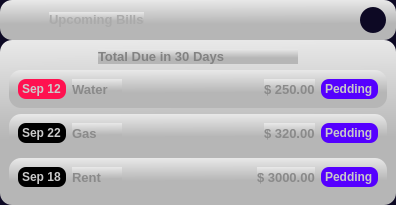
           <widget class="QFrame" name="billsBox">
            <property name="styleSheet">
             <string notr="true">QFrame {
	background-color: rgb(13, 9, 36);
	border: none;
	border-radius: 12px;
}</string>
            </property>
            <property name="frameShape">
             <enum>QFrame::NoFrame</enum>
            </property>
            <property name="frameShadow">
             <enum>QFrame::Raised</enum>
            </property>
            <layout class="QVBoxLayout" name="verticalLayout_23">
             <property name="spacing">
              <number>0</number>
             </property>
             <property name="leftMargin">
              <number>0</number>
             </property>
             <property name="topMargin">
              <number>0</number>
             </property>
             <property name="rightMargin">
              <number>0</number>
             </property>
             <property name="bottomMargin">
              <number>0</number>
             </property>
             <item>
              <widget class="QFrame" name="frame_54">
               <property name="minimumSize">
                <size>
                 <width>0</width>
                 <height>40</height>
                </size>
               </property>
               <property name="maximumSize">
                <size>
                 <width>16777215</width>
                 <height>40</height>
                </size>
               </property>
               <property name="styleSheet">
                <string notr="true">background-color: qlineargradient(spread:pad, x1:0.9801, y1:0.693, x2:0.97, y2:0, stop:0.149254 rgba(182, 182, 182, 255), stop:1 rgba(232, 232, 232, 255));</string>
               </property>
               <property name="frameShape">
                <enum>QFrame::NoFrame</enum>
               </property>
               <property name="frameShadow">
                <enum>QFrame::Raised</enum>
               </property>
               <layout class="QHBoxLayout" name="horizontalLayout_34">
                <property name="spacing">
                 <number>0</number>
                </property>
                <property name="leftMargin">
                 <number>0</number>
                </property>
                <property name="topMargin">
                 <number>0</number>
                </property>
                <property name="rightMargin">
                 <number>10</number>
                </property>
                <property name="bottomMargin">
                 <number>0</number>
                </property>
                <item alignment="Qt::AlignHCenter|Qt::AlignVCenter">
                 <widget class="QLabel" name="label_32">
                  <property name="minimumSize">
                   <size>
                    <width>0</width>
                    <height>0</height>
                   </size>
                  </property>
                  <property name="maximumSize">
                   <size>
                    <width>16777215</width>
                    <height>16777215</height>
                   </size>
                  </property>
                  <property name="font">
                   <font>
                    <pointsize>10</pointsize>
                    <weight>75</weight>
                    <bold>true</bold>
                   </font>
                  </property>
                  <property name="styleSheet">
                   <string notr="true">color: rgb(170, 170, 170);</string>
                  </property>
                  <property name="text">
                   <string>Upcoming Bills</string>
                  </property>
                 </widget>
                </item>
                <item alignment="Qt::AlignRight">
                 <widget class="QPushButton" name="pushButton_12">
                  <property name="minimumSize">
                   <size>
                    <width>26</width>
                    <height>26</height>
                   </size>
                  </property>
                  <property name="maximumSize">
                   <size>
                    <width>26</width>
                    <height>26</height>
                   </size>
                  </property>
                  <property name="styleSheet">
                   <string notr="true">QPushButton {
	border: none;
	background-color: rgb(13, 9, 36);
	border-radius: 13;
}

QPushButton:hover {
	background-color: rgb(124, 124, 124);
}

QPushButton:pressed {
	background-color: rgb(0, 0, 0);
}</string>
                  </property>
                  <property name="text">
                   <string/>
                  </property>
                  <property name="icon">
                   <iconset resource="../../../../Download/New-PySide6-ui-design-master (1)/New-PySide6-ui-design-master/resources/resources.qrc">
                    <normaloff>:/icons/icons/more.svg</normaloff>:/icons/icons/more.svg</iconset>
                  </property>
                  <property name="iconSize">
                   <size>
                    <width>24</width>
                    <height>24</height>
                   </size>
                  </property>
                 </widget>
                </item>
               </layout>
              </widget>
             </item>
             <item>
              <widget class="QFrame" name="frame_55">
               <property name="styleSheet">
                <string notr="true">background-color: qlineargradient(spread:pad, x1:0.9801, y1:0.693, x2:0.97, y2:0, stop:0.149254 rgba(182, 182, 182, 255), stop:1 rgba(232, 232, 232, 255));</string>
               </property>
               <property name="frameShape">
                <enum>QFrame::StyledPanel</enum>
               </property>
               <property name="frameShadow">
                <enum>QFrame::Raised</enum>
               </property>
               <layout class="QVBoxLayout" name="verticalLayout_24">
                <item alignment="Qt::AlignHCenter|Qt::AlignVCenter">
                 <widget class="QLabel" name="label_33">
                  <property name="minimumSize">
                   <size>
                    <width>200</width>
                    <height>0</height>
                   </size>
                  </property>
                  <property name="maximumSize">
                   <size>
                    <width>150</width>
                    <height>16777215</height>
                   </size>
                  </property>
                  <property name="font">
                   <font>
                    <pointsize>10</pointsize>
                    <weight>75</weight>
                    <bold>true</bold>
                   </font>
                  </property>
                  <property name="styleSheet">
                   <string notr="true">color: rgb(170, 170, 170);</string>
                  </property>
                  <property name="text">
                   <string>&lt;html&gt;&lt;head/&gt;&lt;body&gt;&lt;p&gt;&lt;span style=&quot; color:#828282;&quot;&gt;Total Due in 30 Days&lt;/span&gt;&lt;/p&gt;&lt;/body&gt;&lt;/html&gt;</string>
                  </property>
                 </widget>
                </item>
                <item>
                 <widget class="QFrame" name="frame_56">
                  <property name="styleSheet">
                   <string notr="true"/>
                  </property>
                  <property name="frameShape">
                   <enum>QFrame::StyledPanel</enum>
                  </property>
                  <property name="frameShadow">
                   <enum>QFrame::Raised</enum>
                  </property>
                  <layout class="QHBoxLayout" name="horizontalLayout_35">
                   <item>
                    <widget class="QLabel" name="label_34">
                     <property name="minimumSize">
                      <size>
                       <width>0</width>
                       <height>20</height>
                      </size>
                     </property>
                     <property name="maximumSize">
                      <size>
                       <width>70</width>
                       <height>20</height>
                      </size>
                     </property>
                     <property name="font">
                      <font>
                       <weight>75</weight>
                       <bold>true</bold>
                      </font>
                     </property>
                     <property name="styleSheet">
                      <string notr="true">color: rgb(203, 203, 203);
background-color: rgb(255, 17, 80);
padding: 1px;
border-radius: 8px;</string>
                     </property>
                     <property name="text">
                      <string>Sep 12</string>
                     </property>
                    </widget>
                   </item>
                   <item>
                    <widget class="QLabel" name="label_37">
                     <property name="minimumSize">
                      <size>
                       <width>50</width>
                       <height>0</height>
                      </size>
                     </property>
                     <property name="font">
                      <font>
                       <pointsize>10</pointsize>
                       <weight>75</weight>
                       <bold>true</bold>
                      </font>
                     </property>
                     <property name="styleSheet">
                      <string notr="true">color: rgb(138, 138, 138);</string>
                     </property>
                     <property name="text">
                      <string>Water</string>
                     </property>
                    </widget>
                   </item>
                   <item>
                    <spacer name="horizontalSpacer_4">
                     <property name="orientation">
                      <enum>Qt::Horizontal</enum>
                     </property>
                     <property name="sizeHint" stdset="0">
                      <size>
                       <width>136</width>
                       <height>20</height>
                      </size>
                     </property>
                    </spacer>
                   </item>
                   <item>
                    <widget class="QLabel" name="label_36">
                     <property name="minimumSize">
                      <size>
                       <width>50</width>
                       <height>0</height>
                      </size>
                     </property>
                     <property name="font">
                      <font>
                       <pointsize>10</pointsize>
                       <weight>75</weight>
                       <bold>true</bold>
                      </font>
                     </property>
                     <property name="styleSheet">
                      <string notr="true">color: rgb(138, 138, 138);</string>
                     </property>
                     <property name="text">
                      <string>$ 250.00</string>
                     </property>
                    </widget>
                   </item>
                   <item>
                    <widget class="QLabel" name="label_35">
                     <property name="minimumSize">
                      <size>
                       <width>0</width>
                       <height>20</height>
                      </size>
                     </property>
                     <property name="maximumSize">
                      <size>
                       <width>100</width>
                       <height>20</height>
                      </size>
                     </property>
                     <property name="font">
                      <font>
                       <weight>75</weight>
                       <bold>true</bold>
                      </font>
                     </property>
                     <property name="styleSheet">
                      <string notr="true">color: rgb(200, 200, 200);
background-color: rgb(85, 0, 255);
padding: 1px;
border-radius: 8px;</string>
                     </property>
                     <property name="text">
                      <string>Pedding</string>
                     </property>
                    </widget>
                   </item>
                  </layout>
                 </widget>
                </item>
                <item>
                 <widget class="QFrame" name="frame_57">
                  <property name="styleSheet">
                   <string notr="true"/>
                  </property>
                  <property name="frameShape">
                   <enum>QFrame::StyledPanel</enum>
                  </property>
                  <property name="frameShadow">
                   <enum>QFrame::Raised</enum>
                  </property>
                  <layout class="QHBoxLayout" name="horizontalLayout_36">
                   <item>
                    <widget class="QLabel" name="label_38">
                     <property name="minimumSize">
                      <size>
                       <width>0</width>
                       <height>20</height>
                      </size>
                     </property>
                     <property name="maximumSize">
                      <size>
                       <width>70</width>
                       <height>20</height>
                      </size>
                     </property>
                     <property name="font">
                      <font>
                       <weight>75</weight>
                       <bold>true</bold>
                      </font>
                     </property>
                     <property name="styleSheet">
                      <string notr="true">color: rgb(203, 203, 203);
background-color: rgb(0, 0, 0);
padding: 1px;
border-radius: 8px;</string>
                     </property>
                     <property name="text">
                      <string>Sep 22</string>
                     </property>
                    </widget>
                   </item>
                   <item>
                    <widget class="QLabel" name="label_39">
                     <property name="minimumSize">
                      <size>
                       <width>50</width>
                       <height>0</height>
                      </size>
                     </property>
                     <property name="font">
                      <font>
                       <pointsize>10</pointsize>
                       <weight>75</weight>
                       <bold>true</bold>
                      </font>
                     </property>
                     <property name="styleSheet">
                      <string notr="true">color: rgb(138, 138, 138);</string>
                     </property>
                     <property name="text">
                      <string>Gas</string>
                     </property>
                    </widget>
                   </item>
                   <item>
                    <spacer name="horizontalSpacer_5">
                     <property name="orientation">
                      <enum>Qt::Horizontal</enum>
                     </property>
                     <property name="sizeHint" stdset="0">
                      <size>
                       <width>40</width>
                       <height>20</height>
                      </size>
                     </property>
                    </spacer>
                   </item>
                   <item>
                    <widget class="QLabel" name="label_40">
                     <property name="minimumSize">
                      <size>
                       <width>50</width>
                       <height>0</height>
                      </size>
                     </property>
                     <property name="font">
                      <font>
                       <pointsize>10</pointsize>
                       <weight>75</weight>
                       <bold>true</bold>
                      </font>
                     </property>
                     <property name="styleSheet">
                      <string notr="true">color: rgb(138, 138, 138);</string>
                     </property>
                     <property name="text">
                      <string>$ 320.00</string>
                     </property>
                    </widget>
                   </item>
                   <item>
                    <widget class="QLabel" name="label_41">
                     <property name="minimumSize">
                      <size>
                       <width>0</width>
                       <height>20</height>
                      </size>
                     </property>
                     <property name="maximumSize">
                      <size>
                       <width>100</width>
                       <height>20</height>
                      </size>
                     </property>
                     <property name="font">
                      <font>
                       <weight>75</weight>
                       <bold>true</bold>
                      </font>
                     </property>
                     <property name="styleSheet">
                      <string notr="true">color: rgb(200, 200, 200);
background-color: rgb(85, 0, 255);
padding: 1px;
border-radius: 8px;</string>
                     </property>
                     <property name="text">
                      <string>Pedding</string>
                     </property>
                    </widget>
                   </item>
                  </layout>
                 </widget>
                </item>
                <item>
                 <widget class="QFrame" name="frame_58">
                  <property name="styleSheet">
                   <string notr="true">background-color: qlineargradient(spread:pad, x1:0.9801, y1:0.693, x2:0.97, y2:0, stop:0.149254 rgba(182, 182, 182, 255), stop:1 rgba(232, 232, 232, 255));</string>
                  </property>
                  <property name="frameShape">
                   <enum>QFrame::StyledPanel</enum>
                  </property>
                  <property name="frameShadow">
                   <enum>QFrame::Raised</enum>
                  </property>
                  <layout class="QHBoxLayout" name="horizontalLayout_37">
                   <item>
                    <widget class="QLabel" name="label_42">
                     <property name="minimumSize">
                      <size>
                       <width>0</width>
                       <height>20</height>
                      </size>
                     </property>
                     <property name="maximumSize">
                      <size>
                       <width>70</width>
                       <height>20</height>
                      </size>
                     </property>
                     <property name="font">
                      <font>
                       <weight>75</weight>
                       <bold>true</bold>
                      </font>
                     </property>
                     <property name="styleSheet">
                      <string notr="true">color: rgb(203, 203, 203);
background-color: rgb(0, 0, 0);
padding: 1px;
border-radius: 8px;</string>
                     </property>
                     <property name="text">
                      <string>Sep 18</string>
                     </property>
                    </widget>
                   </item>
                   <item>
                    <widget class="QLabel" name="label_43">
                     <property name="minimumSize">
                      <size>
                       <width>50</width>
                       <height>0</height>
                      </size>
                     </property>
                     <property name="font">
                      <font>
                       <pointsize>10</pointsize>
                       <weight>75</weight>
                       <bold>true</bold>
                      </font>
                     </property>
                     <property name="styleSheet">
                      <string notr="true">color: rgb(138, 138, 138);</string>
                     </property>
                     <property name="text">
                      <string>Rent</string>
                     </property>
                    </widget>
                   </item>
                   <item>
                    <spacer name="horizontalSpacer_6">
                     <property name="orientation">
                      <enum>Qt::Horizontal</enum>
                     </property>
                     <property name="sizeHint" stdset="0">
                      <size>
                       <width>40</width>
                       <height>20</height>
                      </size>
                     </property>
                    </spacer>
                   </item>
                   <item>
                    <widget class="QLabel" name="label_44">
                     <property name="minimumSize">
                      <size>
                       <width>50</width>
                       <height>0</height>
                      </size>
                     </property>
                     <property name="font">
                      <font>
                       <pointsize>10</pointsize>
                       <weight>75</weight>
                       <bold>true</bold>
                      </font>
                     </property>
                     <property name="styleSheet">
                      <string notr="true">color: rgb(138, 138, 138);</string>
                     </property>
                     <property name="text">
                      <string>$ 3000.00</string>
                     </property>
                    </widget>
                   </item>
                   <item>
                    <widget class="QLabel" name="label_45">
                     <property name="minimumSize">
                      <size>
                       <width>0</width>
                       <height>20</height>
                      </size>
                     </property>
                     <property name="maximumSize">
                      <size>
                       <width>100</width>
                       <height>20</height>
                      </size>
                     </property>
                     <property name="font">
                      <font>
                       <weight>75</weight>
                       <bold>true</bold>
                      </font>
                     </property>
                     <property name="styleSheet">
                      <string notr="true">color: rgb(200, 200, 200);
background-color: rgb(85, 0, 255);
padding: 1px;
border-radius: 8px;</string>
                     </property>
                     <property name="text">
                      <string>Pedding</string>
                     </property>
                    </widget>
                   </item>
                  </layout>
                 </widget>
                </item>
               </layout>
              </widget>
             </item>
            </layout>
           </widget>
